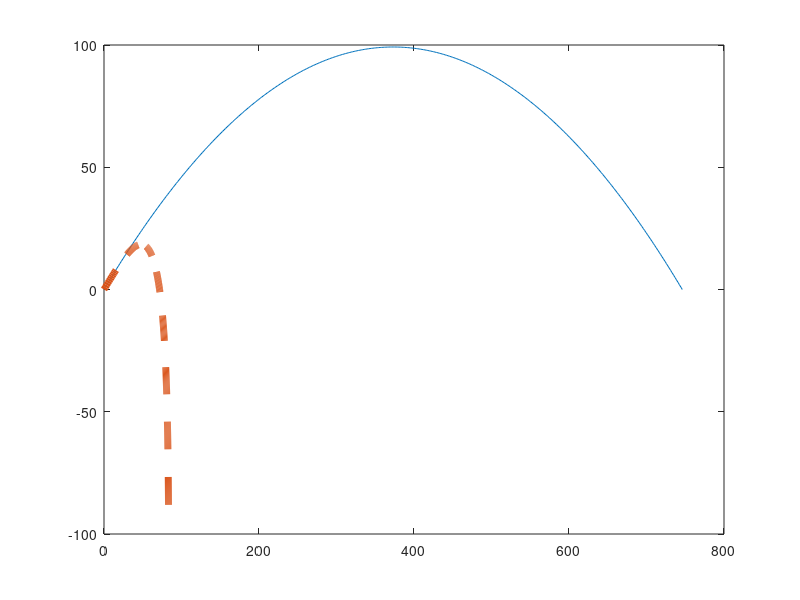

Source code (MATLAB): (Note: this script raises an error after producing the figure.)
% Spencer Iannantuono
% 11/10/23
% ECE 202 Project 2

% Calculating force and distance
% on a baseball after it was hit 

% PHASE 2

clear

% ----- Givens

R0 = 463; % range of HR, in feet
v0mph = 116; % exit velocity, in mph 
phi0deg = 28; % launch angle, in degrees
mass_baseball = 0.145; % mass of the baseball in kg

x0 = 0; y0 = 0;
g = 9.8; % gravity force, in m/s^2
Fg = mass_baseball * g; % Force of gravity on baseball

% time is in s, distance in m, speed in m/s, etc.

% --- conversion factors

mph2mps = 5280 * 12 * 2.54 / 100 / 3600; % mph to m/s conversion
deg2rad = pi/180; % degrees to radians
m2ft = 1*3.28; % meters to feet conversion

v0 = v0mph * mph2mps; % initial speed
phi0 = phi0deg * deg2rad; % launch angle, radians

v0x = v0 * cos(phi0); % x-component of velocity
v0y = v0 * sin(phi0); % y-component

% --- compute some useful quantities for the trajectory

tH = v0y / g; % time to reach maxmium height
tLand = 2 * tH; % time to land (time of flight)

H = tH * v0y / 2; % max height
R = v0x * tLand; % range

R_ft = R * m2ft; % conversion, range in ft

% --- compute analytical solution

tmin = 0; tmax = tLand;
N = 400; % intervals

t = linspace(tmin, tmax, N + 1); % time array, create x(t) y(t)

xa = x0 + v0x * t; % analytical x(t), no drag

ya = y0 + v0y * t - (1/2) * g * t.^2; % analytical y(t), no drag

% --- Numerical solution

% Drag coefficient
C = input('Enter drag coefficient: ');

% Constants
p_air = 1.293; % air density (kg/m^3)
A = pi * 0.0375^2; % area of cross section (m^2), radius of 0.0375m

dt = (tmax - tmin) / N;

yn = zeros(1, N + 1); % position y as a function of time
xn = zeros(1, N + 1); % position x as a function of time

yn(1) = y0; % initial position y
xn(1) = x0; % initial position x

vy = v0y; % initial velocity y component
vx = v0x; % initial velocity x component

for n = 1:N

    % speed of baseball
    v = sqrt(vx^2 + vy^2);

    % Drag components
    Fdrag_x = -0.5 * C * A * p_air * v * vx;
    Fdrag_y = -0.5 * C * A * p_air * v * vy;
    
    % New acceleration components
    ay = (Fdrag_y - Fg) / mass_baseball; % y acceleration, with drag
    ax = Fdrag_x / mass_baseball;  % x acceleration, with drag

    % Update position and velocity
    yn(n+1) = yn(n) + dt * vy + 0.5 * dt^2 * ay;
    xn(n+1) = xn(n) + dt * vx + 0.5 * dt^2 * ax;

    vy = vy + ay * dt;
    vx = vx + ax * dt;
    
end

% convert to feet for plotting
xn_ft = xn * m2ft;
yn_ft = yn * m2ft; 

% Check if C is zero

if C == 0
    % comparison checks, should be 0
    check_num_y = sum(abs(yn_ft - ya * m2ft)); 
    check_num_x = sum(abs(xn_ft - xa * m2ft)); 
    fprintf('Numeric vs Analytic Comparison Check for x: %d\n', ...
        check_num_x);
    fprintf('Numeric vs Analytic Comparison Check for y: %d\n', ...
        check_num_y);
end

% ----- Plotting
figure('Position', [200,200,1400,750])
plot(xa * m2ft, ya * m2ft, xn_ft, yn_ft, '--', 'LineWidth', 5)
ax = gca; ax.FontSize = 14;
grid on;
grid minor;
ax.GridAlpha = 0.4; ax.MinorGridAlpha = 0.5;
xlabel('Horizontal Distance (ft)', 'FontSize', 20);
ylabel('Vertical Distance (ft)', 'FontSize', 20);
title('ECE 202 Project 2 Phase 2', ['Trajectory of a Baseball With ' ...
    'and Without Drag'], 'FontSize', 24);
legend('No drag', sprintf('Drag C = %f',C), 'FontSize', 18);

% ----- Exporting to excel

% Create data matrix
dataMatrix = [t' xn_ft' yn_ft']; % Each column represents t, xn_ft, and yn_ft

% Define file name
filename = 'baseball_trajectory.csv';

% Export data matrix to CSV file
writematrix(dataMatrix, filename);